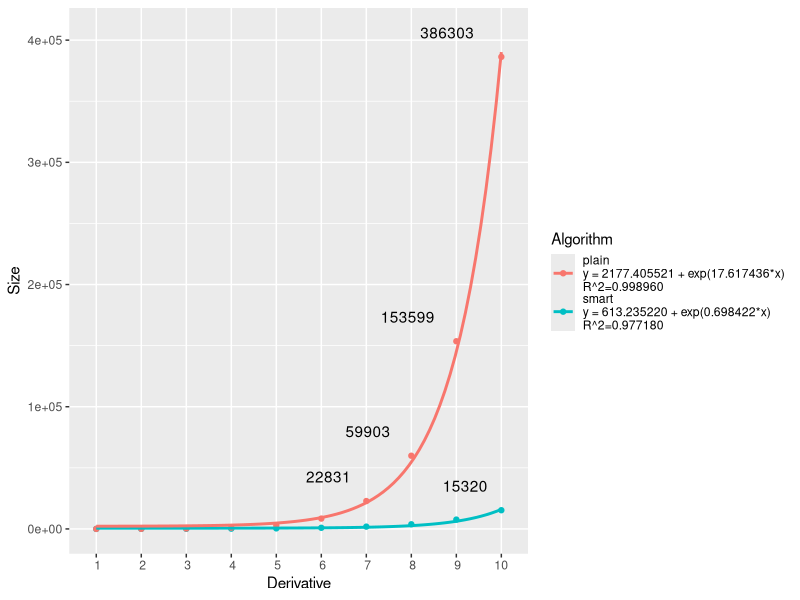
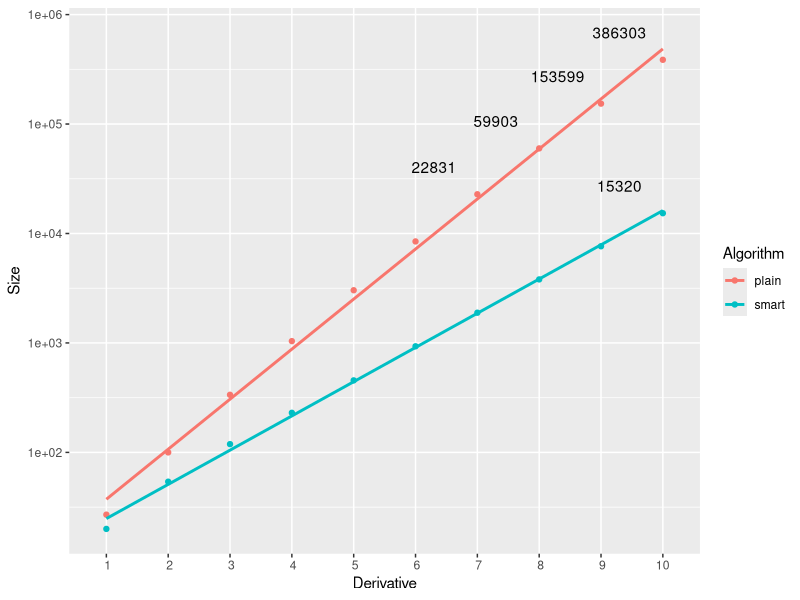

Recreate these plots in R, in order.
library(ggplot2)
library(reshape2)

setwd("~/regularity/analysis")
sizes <- data.frame(read.csv("sizes.csv"))
names(sizes) <- c("Algorithm", "Alphabet", "Initial size", "Derivative", "Size")

exp.plain.model <- lm(Size ~ exp(Derivative), subset(sizes, Algorithm %in% "plain"))
exp.smart.model <- lm(Size ~ exp(Derivative), subset(sizes, Algorithm %in% "smart"))

label_for <- function(name, model) {
  s <- summary(model)
  return(sprintf("%s\ny = %f + exp(%f*x)\nR^2=%f", name, s$coefficients[1], s$coefficients[2], s$r.squared))
}

plainLabel <- label_for("plain", exp.plain.model)
smartLabel <- label_for("smart", exp.smart.model)

p <- ggplot(sizes, aes(group=Algorithm, x=Derivative,y=Size))

p + geom_point(aes(color=Algorithm)) + 
    geom_text(data=subset(sizes, Size > 10000 & Algorithm == "plain"), nudge_x=-0.12*subset(sizes, Size > 10000 & Algorithm == "plain")$Derivative, nudge_y=20000, aes(label=Size)) +
    geom_text(data=subset(sizes, Size > 10000 & Algorithm == "smart"), nudge_x=-0.08*subset(sizes, Size > 10000 & Algorithm == "smart")$Derivative, nudge_y=20000, aes(label=Size)) +
    geom_smooth(data=subset(sizes, Algorithm %in% "smart"), method="lm", aes(color=Algorithm), formula=(y ~ exp(x)), se=FALSE, linetype = 1) + 
    geom_smooth(data=subset(sizes, Algorithm %in% "plain"), method="lm", aes(color=Algorithm), formula=(y ~ exp(x)), se=FALSE, linetype = 1) +
    scale_x_discrete(limits=seq(1,10)) +
    scale_color_discrete(labels=c(plainLabel, smartLabel))

p + geom_point(aes(color=Algorithm)) + scale_y_log10() +
    geom_text(data=subset(sizes, Size > 10000), nudge_x=-0.7, nudge_y=0.25, aes(label=Size)) +
    geom_smooth(data=subset(sizes, Algorithm %in% "smart"), method="lm", aes(color=Algorithm), formula=(y ~ x), se=FALSE, linetype = 1) + 
    geom_smooth(data=subset(sizes, Algorithm %in% "plain"), method="lm", aes(color=Algorithm), formula=(y ~ x), se=FALSE, linetype = 1) +
    scale_x_discrete(limits=seq(1,10))
